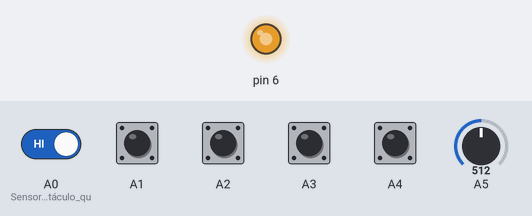
Simulated run of this sketch. Board: Arduino Uno, built with avr-gcc and run on an emulated ATmega328P. Shown: output pins drawn as LEDs (lit = HIGH). Inputs (shaded band) come from the test bench; at power-on: A0 (Sensor_IR_de_obstáculo_qu), A1–4 HIGH, A5 = 512.

Above: at 0.1 s.
Timing chart, 0 to 1.6 s (numbered marks = the images above):
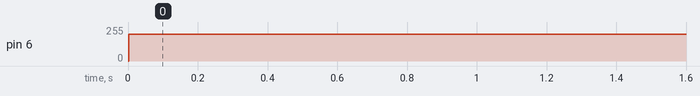

The sketch:

Torquimetro.ino
```cpp
#define nDentes 46                                 //Numero de dentes da coroa

int dt = 0;
long t1 = 0, t2 = 0;
byte x[2] = {0, 0}, y1[2] = {0, 0}, y2[2] = {0, 0}, y3[2] = {0, 0}, y4[2] = {0, 0};

float freq = 0, rpm = 0., T = 0., Pot = 0.;

void setup() {
  Serial.begin(57600);
  pinMode(A0, INPUT);                             //Sensor IR de obstáculo que detecta os dentes da coroa
  pinMode(A1, INPUT);
  pinMode(A2, INPUT);
  pinMode(A3, INPUT);
  pinMode(A4, INPUT);
  pinMode(6, OUTPUT);
}

void loop() {


  float v=0.;

  for(int n =0; n<10;n++)
  {
    v=v+(float)analogRead(A5);                     //Entrada analógica do sinal do torquímetro
  }
  float torque = (0.2084) * (v/10.);              //substitui pelos coeficientes da regressão linear de calibração


  bool r1 = 0, r2 = 0, r3 = 0, r4 = 0;
  bool p1 = digitalRead(A1), p2 = digitalRead(A2),
  p3 = digitalRead(A3), p4 = digitalRead(A4);     //Sensores IR de proximidade para a posição do pedivela


 //---------------------------------------------------------
 //Condições para disparo pontual de cronômetro, anulando efeito de corpo extenso, para cada um dos sensores p descritos acima

  if (p1 == LOW && (y1[0] == 0 && y1[1] == 0))
    r1 = 0;
  if (p1 == HIGH && (y1[0] == 0 && y1[1] == 0))
  {
    y1[1] = 1;
    r1 = 1;
  }
  if (p1 == HIGH && (y1[0] == 0 && y1[1] == 1))
  {
    y1[0] = 1;
  }
  if (p1 == LOW && (y1[0] == 1 && y1[1] == 1))
  {
    y1[1] = 0;
    y1[0] = 0;
  }

  //---------------------
  if (p2 == LOW && (y2[0] == 0 && y2[1] == 0))
    r2 = 0;
  if (p2 == HIGH && (y2[0] == 0 && y2[1] == 0))
  {
    y2[1] = 1;
    r2 = 1;
  }
  if (p2 == HIGH && (y2[0] == 0 && y2[1] == 1))
  {
    y2[0] = 1;
  }
  if (p2 == LOW && (y2[0] == 1 && y2[1] == 1))
  {
    y2[1] = 0;
    y2[0] = 0;
  }

  //---------------------
  if (p3 == LOW && (y3[0] == 0 && y3[1] == 0))
    r3 = 0;
  if (p3 == HIGH && (y3[0] == 0 && y3[1] == 0))
  {
    y3[1] = 1;
    r3 = 1;
  }
  if (p3 == HIGH && (y3[0] == 0 && y3[1] == 1))
  {
    y3[0] = 1;
  }
  if (p3 == LOW && (y3[0] == 1 && y3[1] == 1))
  {
    y3[1] = 0;
    y3[0] = 0;
  }

  //---------------------
  if (p4 == LOW && (y4[0] == 0 && y4[1] == 0))
    r4 = 0;
  if (p4 == HIGH && (y4[0] == 0 && y4[1] == 0))
  {
    y4[1] = 1;
    r4 = 1;
  }
  if (p4 == HIGH && (y4[0] == 0 && y4[1] == 1))
  {
    y4[0] = 1;
  }
  if (p4 == LOW && (y4[0] == 1 && y4[1] == 1))
  {
    y4[1] = 0;
    y4[0] = 0;
  }

  //---------------------------------------------------------
  //Condições para disparo pontual de cronômetro, anulando efeito de corpo extenso, para o sensor da coroa
  if (digitalRead(A0) == LOW && x[0] == 0 && x[1] == 0)
  {
    x[1] = 1;
    t1 = millis();
  }

  if (digitalRead(A0) == HIGH && x[0] == 0 && x[1] == 1)
    x[0] = 1;

  if (digitalRead(A0) == LOW && x[0] == 1 && x[1] == 1)
  {
    x[1] = 0;
    t2 = millis();
    dt = (t2 - t1);
  }

  if (digitalRead(A0) == HIGH && x[0] == 1 && x[1] == 0)
    x[0] = 0;
  //---------------------------------
 T = ((dt / 1000.) * nDentes);                          // periodo dt é o tempo em milisegundos entre dois dentes
//T = ((dt / 1000.) * nDentes);
  if (dt > 0) {
    freq = (2 * 3.1415 / T);                            // velocidade angular
    rpm = 60./ T ;                                      // rotação = 60 *f
    Pot = torque * freq;                                //Potência da pedalada
  }

//Imprime os dados coletados a cada posição estabelecida
  if ((dt > 0) && r1)
  {
    Serial.print("POSICAO\t|\tRPM\t|\tPOTENCIA (W)\t|\tTORQUE (N.m)\t|\tTEMPO (s)\n");
    Serial.print("DI"); Serial.print("\t|\t"); Serial.print(2.2*rpm, 3); Serial.print("\t|\t"); Serial.print(Pot, 3); Serial.print("\t\t|\t"); Serial.print(torque/2.2, 3); Serial.print("\t\t|\t");Serial.print(t2/1000.,3);Serial.print("\n\n");
  }

  if ((dt > 0) && r2)
  {
    Serial.print("POSICAO\t|\tRPM\t|\tPOTENCIA (W)\t|\tTORQUE (N.m)\t|\tTEMPO (s)\n");
    Serial.print("DP"); Serial.print("\t|\t"); Serial.print(2.2*rpm, 3); Serial.print("\t|\t"); Serial.print(Pot, 3); Serial.print("\t\t|\t"); Serial.print(torque/2.2, 3); Serial.print("\t\t|\t");Serial.print(t2/1000.,3);Serial.print("\n\n");
  }
  if ((dt > 0) && r3)
  {
    Serial.print("POSICAO\t|\tRPM\t|\tPOTENCIA (W)\t|\tTORQUE (N.m)\t|\tTEMPO (s)\n");
    Serial.print("EI"); Serial.print("\t|\t"); Serial.print(2.2*rpm, 3); Serial.print("\t|\t"); Serial.print(Pot, 3); Serial.print("\t\t|\t"); Serial.print(torque/2.2, 3); Serial.print("\t\t|\t");Serial.print(t2/1000.,3);Serial.print("\n\n");
  }
  if ((dt > 0) && r4)
  {
    Serial.print("POSICAO\t|\tRPM\t|\tPOTENCIA (W)\t|\tTORQUE (N.m)\t|\tTEMPO (s)\n");
    Serial.print("EP"); Serial.print("\t|\t"); Serial.print(2.2*rpm, 3); Serial.print("\t|\t"); Serial.print(Pot, 3); Serial.print("\t\t|\t"); Serial.print(torque/2.2, 3); Serial.print("\t\t|\t");Serial.print(t2/1000.,3);Serial.print("\n\n");
  }

  if ((rpm >28 || rpm < 25))                            //led para acusar ritmo da pedalada
    analogWrite(6, 200);
  else
    analogWrite(6, 0);
}
```

Measured:
- by itself, pin 6: 0/255 → 200/255 at 0.00 s
